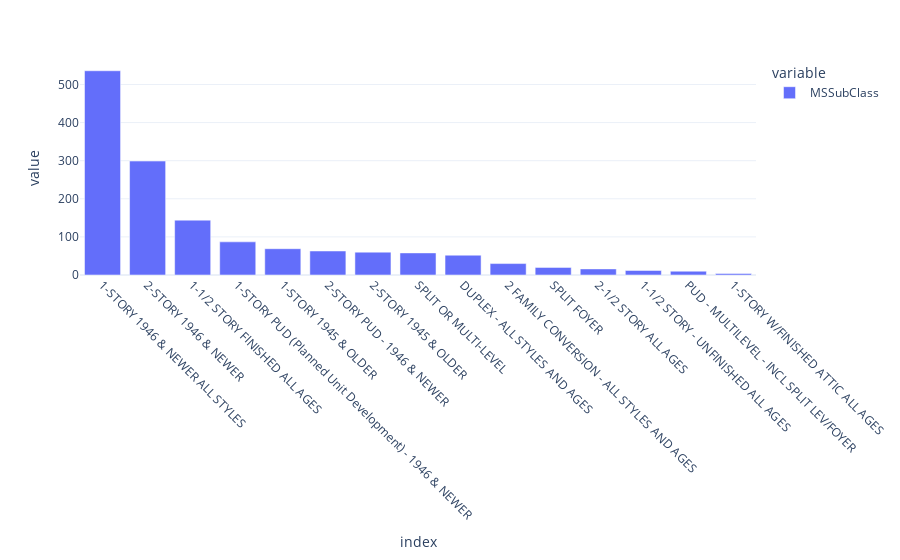

Notebook code for this chart:
### Code cell
fig = px.bar(df.MSSubClass.replace(property_subtype_mapper).value_counts())
fig.update_xaxes(tickangle=45)
fig.show()

### Figure 1 — Plotly figure (JSON) as saved in the notebook; plotly's stock layout.template omitted (floating-point values rounded to 4 significant figures)
{"data": [{"alignmentgroup": "True", "hovertemplate": "variable=MSSubClass<br>index=%{x}<br>value=%{y}<extra></extra>", "legendgroup": "MSSubClass", "marker": {"color": "#636efa"}, "name": "MSSubClass", "offsetgroup": "MSSubClass", "orientation": "v", "showlegend": true, "textposition": "auto", "type": "bar", "x": ["1-STORY 1946 & NEWER ALL STYLES", "2-STORY 1946 & NEWER", "1-1/2 STORY FINISHED ALL AGES", "1-STORY PUD (Planned Unit Development) - 1946 & NEWER", "1-STORY 1945 & OLDER", "2-STORY PUD - 1946 & NEWER", "2-STORY 1945 & OLDER", "SPLIT OR MULTI-LEVEL", "DUPLEX - ALL STYLES AND AGES", "2 FAMILY CONVERSION - ALL STYLES AND AGES", "SPLIT FOYER", "2-1/2 STORY ALL AGES", "1-1/2 STORY - UNFINISHED ALL AGES", "PUD - MULTILEVEL - INCL SPLIT LEV/FOYER", "1-STORY W/FINISHED ATTIC ALL AGES"], "xaxis": "x", "y": [536, 299, 144, 87, 69, 63, 60, 58, 52, 30, 20, 16, 12, 10, 4], "yaxis": "y"}], "layout": {"barmode": "relative", "legend": {"title": {"text": "variable"}, "tracegroupgap": 0}, "margin": {"t": 60}, "xaxis": {"anchor": "y", "domain": [0, 1], "tickangle": 45, "title": {"text": "index"}}, "yaxis": {"anchor": "x", "domain": [0, 1], "title": {"text": "value"}}}}
